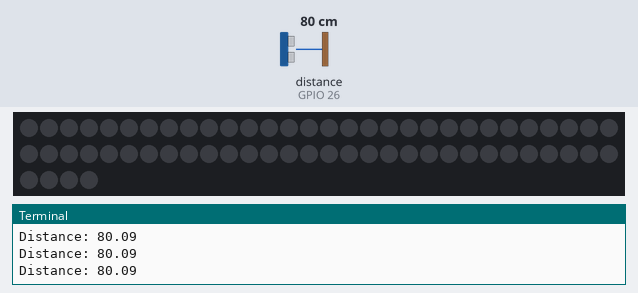
The program below on a simulated Raspberry Pi (BCM pin numbers). Shown: 64 RGB LEDs in strip order, left to right, continuing on the next row, the last lines printed to the terminal. The test bench sets the inputs (shaded band); at power-on: distance to the obstacle (sensor on GPIO 26) 80 cm. The echo pulse lasts 58.3 µs per cm; dim RGB values are drawn brighter than linear; the clock reads 2024-03-15 10:24:30 at power-on unless the program sets it.

Above: at 1.2 s.
1.3 s: distance to the obstacle (sensor on GPIO 26) set to 53 cm
2.8 s: distance to the obstacle (sensor on GPIO 26) set to 46 cm
At 3.28 s:
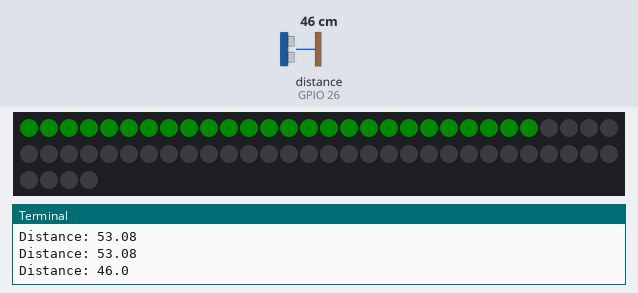
At 4.3 s:
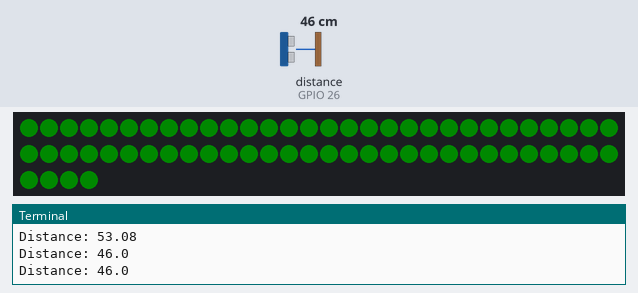
5.1 s: distance to the obstacle (sensor on GPIO 26) set to 11 cm
6.6 s: distance to the obstacle (sensor on GPIO 26) set to 8 cm
At 9.1 s:
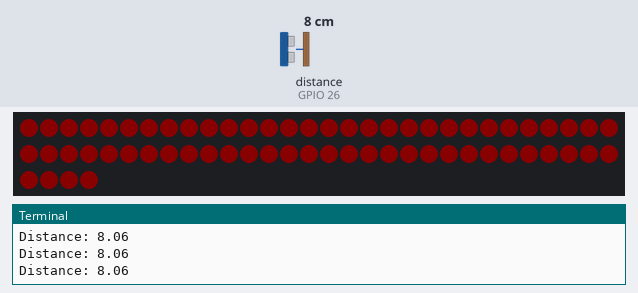
Timing chart, 0 to 10.5 s (numbered marks = the images above; inputs shaded):
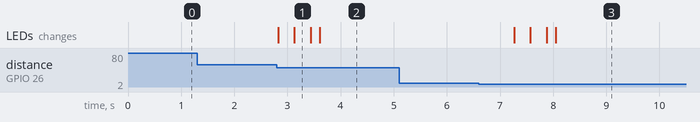

The program:

RGB_LED_distance_rainbow.py
```python
import time
import RPi.GPIO as GPIO
from rpi_ws281x import *
import argparse

GPIO.setmode(GPIO.BCM)
TRIG = 16
ECHO = 26

GPIO.setup(TRIG, GPIO.OUT)
GPIO.setup(ECHO, GPIO.IN)

LED_COUNT = 64
LED_PIN = 12
LED_FREQ_HZ = 800000
LED_DMA = 10
LED_BRIGHTNESS = 10
LED_INVERTED = False
LED_CHANNEL= 0

def getDistance():
  GPIO.output(TRIG, False)
  time.sleep(0.1)
  GPIO.output(TRIG, True)
  time.sleep(0.00001)
  GPIO.output(TRIG, False)

  while GPIO.input(ECHO) == 0:
    pulse_start = time.time()
  while GPIO.input(ECHO) == 1:
    pulse_end = time.time()

  pulse_duration = pulse_end - pulse_start
  distance = pulse_duration * 17150
  distance = round(distance, 2)
  return distance

def loopColor(strip, color):
  for color in colors:
    for i in range(strip.numPixels()):
      strip.setPixelColor(i, color)
      strip.show()
      time.sleep(0.01)

def wipe(strip, color, wait_ms = 50):
  for i in range(strip.numPixels()):
    strip.setPixelColor(i, color)
  strip.show()

def wheel(pos):
  if pos < 85:
    return Color(pos * 3, 255 - pos * 3, 0)
  elif pos < 170:
    pos -= 85
    return Color(255 - pos * 3, 0, pos * 3)
  else:
    pos -= 170
    return Color(0, pos * 3, 255 - pos * 3)

def rainbowCycle(strip, wait_ms = 20, iterations = 5):
  for j in range(256 * iterations):
    for i in range(256 * iterations):
      strip.setPixelColor(i, wheel((int(i * 256 / strip.numPixels()) + j) & 255))
    strip.show()
    time.sleep(wait_ms / 1000)

strip = PixelStrip(LED_COUNT, LED_PIN, LED_FREQ_HZ, LED_DMA, LED_INVERTED, LED_BRIGHTNESS, LED_CHANNEL)
strip.begin()

while True:

  distance = getDistance()
  print("Distance: %s" % distance)

  if(distance <= 10):
    colors = [Color(255, 0, 0)]
    loopColor(strip, colors)

  elif(distance <= 50 and distance > 10):
    colors = [Color(0, 255, 0)]
    loopColor(strip, colors)
```

Measured:
- the behaviour switches between 50 and 49 cm on distance to the obstacle (sensor on GPIO 26) (found by bisection; images 0 and 1)
- the behaviour switches between 10 and 9 cm on distance to the obstacle (sensor on GPIO 26) (found by bisection; images 2 and 3)
- after the input at 2.8 s, the LEDs: first change at once (image 1 shows a later state)
- after the input at 6.6 s, the LEDs: first change after 0.67 s (image 3 shows a later state)
